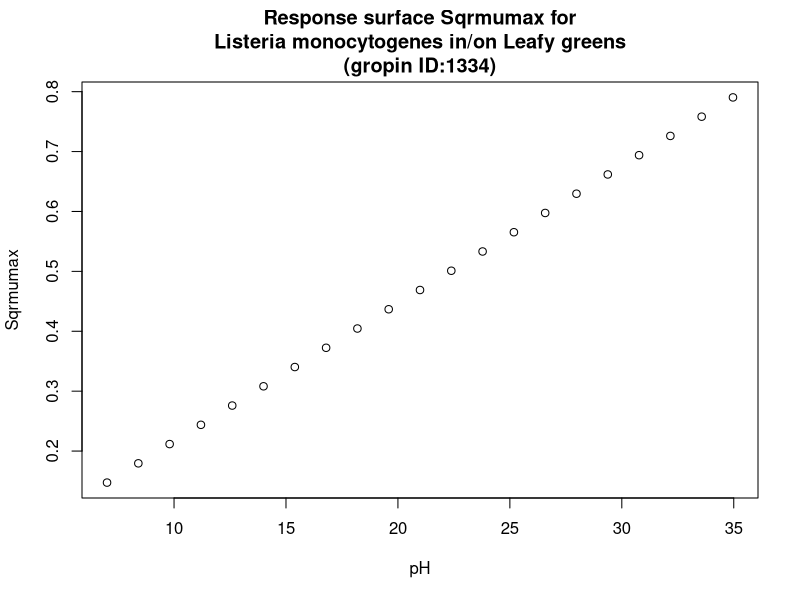

This chart was generated by the following R code:
#############################
# start of Parameter script
#############################
pH <- seq(7.007,34.965034965035,length.out=21)
#############################
# end of Parameter script
#############################
############################# 
# start of Model script Gropin ID 1334 
#############################
 
# constant coefficients for this model
 
variables <- data.frame(pH)
argumentsPar <- expand.grid(variables)
 
# heart of the model
response_surface <- function(pH) {
   mumax <-0.023*(pH-0.60)

return(mumax=mumax)
} 

# output parameters
responseSurface <- cbind(argumentsPar,response_surface(argumentsPar['pH']))
colnames(responseSurface) <- c(colnames(argumentsPar),'Sqrmumax')
#############################
# End of Model script
#############################
############################# 
# start of Visualisation script Gropin ID 1334 
#############################
plot(pH,responseSurface$'Sqrmumax',xlab='pH',
                          ylab='Sqrmumax',main='Response surface Sqrmumax for
Listeria monocytogenes in/on Leafy greens
(gropin ID:1334)')
#############################
# End of Visualisation script
#############################
